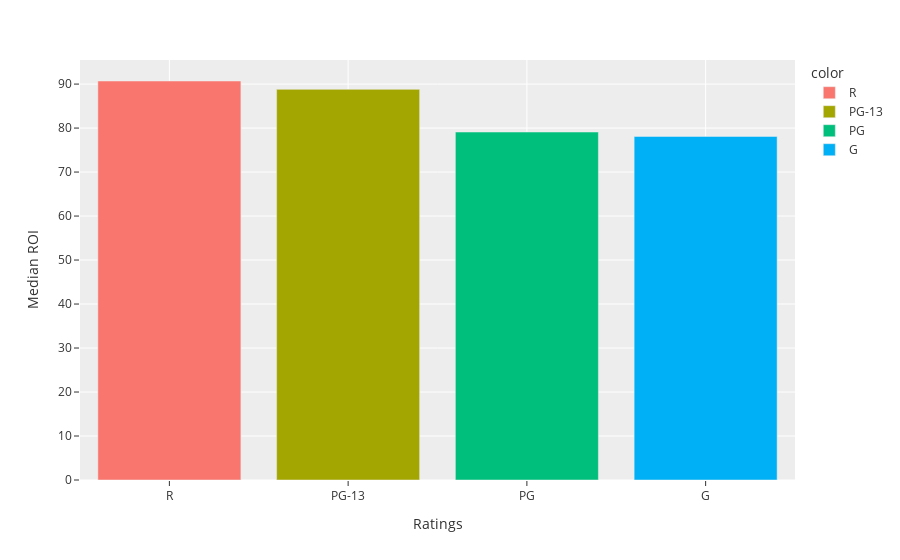

This figure's notebook cell:
### Markdown cell above
Looking deeper into the data it is possibly to draw some further insights. We have the Return on Investment of the top 100 films by rating as sorted by highest Profit.

### Code cell
## Barplot Generation

## Ratings profit
r_profit = round(top_100[top_100['rating'] == 'R']['ROI'].head(100).median(), 2)
pg13_profit = round(top_100[top_100['rating'] == 'PG-13']['ROI'].head(100).median(), 2)
pg_profit = round(top_100[top_100['rating'] == 'PG']['ROI'].head(100).median(), 2)
g_profit = round(top_100[top_100['rating'] == 'G']['ROI'].head(100).median(), 2)

## Ratings budgets
r_budget = round(top_100[top_100['rating'] == 'R']['budget'].head(100).median(), 2)
pg13_budget = round(top_100[top_100['rating'] == 'PG-13']['budget'].head(100).median(), 2)
pg_budget = round(top_100[top_100['rating'] == 'PG']['budget'].head(100).median(), 2)
g_budget = round(top_100[top_100['rating'] == 'G']['budget'].head(100).median(), 2)

## Figure size
plt.figure(figsize=(10,8))

## Figure variables and Data lists
ratings_profit = [r_profit, pg13_profit, pg_profit, g_profit]
ratings_budget = [r_budget, pg13_budget, pg_budget, g_budget]
x = ['R', 'PG-13', 'PG', 'G']

fig = px.bar(data_frame=top_100, x=x, y=ratings_profit, color=x,
             labels={'x':'Ratings', 'y':'Median ROI'}, template='ggplot2')
fig.show()

### Figure 1 — Plotly figure (JSON) as saved in the notebook; plotly's stock layout.template omitted (floating-point values rounded to 4 significant figures)
{"data": [{"alignmentgroup": "True", "hovertemplate": "color=R<br>Ratings=%{x}<br>Median ROI=%{y}<extra></extra>", "legendgroup": "R", "marker": {"color": "#F8766D"}, "name": "R", "offsetgroup": "R", "orientation": "v", "showlegend": true, "textposition": "auto", "type": "bar", "x": ["R"], "xaxis": "x", "y": [90.7], "yaxis": "y"}, {"alignmentgroup": "True", "hovertemplate": "color=PG-13<br>Ratings=%{x}<br>Median ROI=%{y}<extra></extra>", "legendgroup": "PG-13", "marker": {"color": "#A3A500"}, "name": "PG-13", "offsetgroup": "PG-13", "orientation": "v", "showlegend": true, "textposition": "auto", "type": "bar", "x": ["PG-13"], "xaxis": "x", "y": [88.8], "yaxis": "y"}, {"alignmentgroup": "True", "hovertemplate": "color=PG<br>Ratings=%{x}<br>Median ROI=%{y}<extra></extra>", "legendgroup": "PG", "marker": {"color": "#00BF7D"}, "name": "PG", "offsetgroup": "PG", "orientation": "v", "showlegend": true, "textposition": "auto", "type": "bar", "x": ["PG"], "xaxis": "x", "y": [79.1], "yaxis": "y"}, {"alignmentgroup": "True", "hovertemplate": "color=G<br>Ratings=%{x}<br>Median ROI=%{y}<extra></extra>", "legendgroup": "G", "marker": {"color": "#00B0F6"}, "name": "G", "offsetgroup": "G", "orientation": "v", "showlegend": true, "textposition": "auto", "type": "bar", "x": ["G"], "xaxis": "x", "y": [78.1], "yaxis": "y"}], "layout": {"barmode": "relative", "legend": {"title": {"text": "color"}, "tracegroupgap": 0}, "margin": {"t": 60}, "xaxis": {"anchor": "y", "domain": [0, 1], "title": {"text": "Ratings"}}, "yaxis": {"anchor": "x", "domain": [0, 1], "title": {"text": "Median ROI"}}}}
